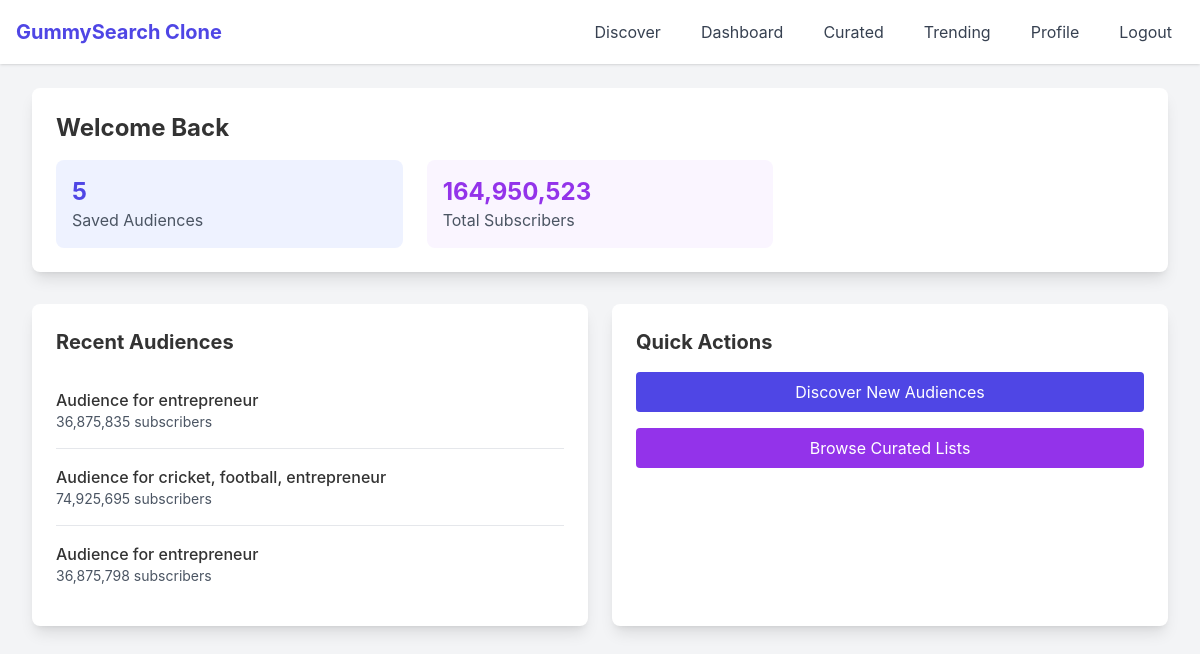
Page / (signed in) on the earlier database version.
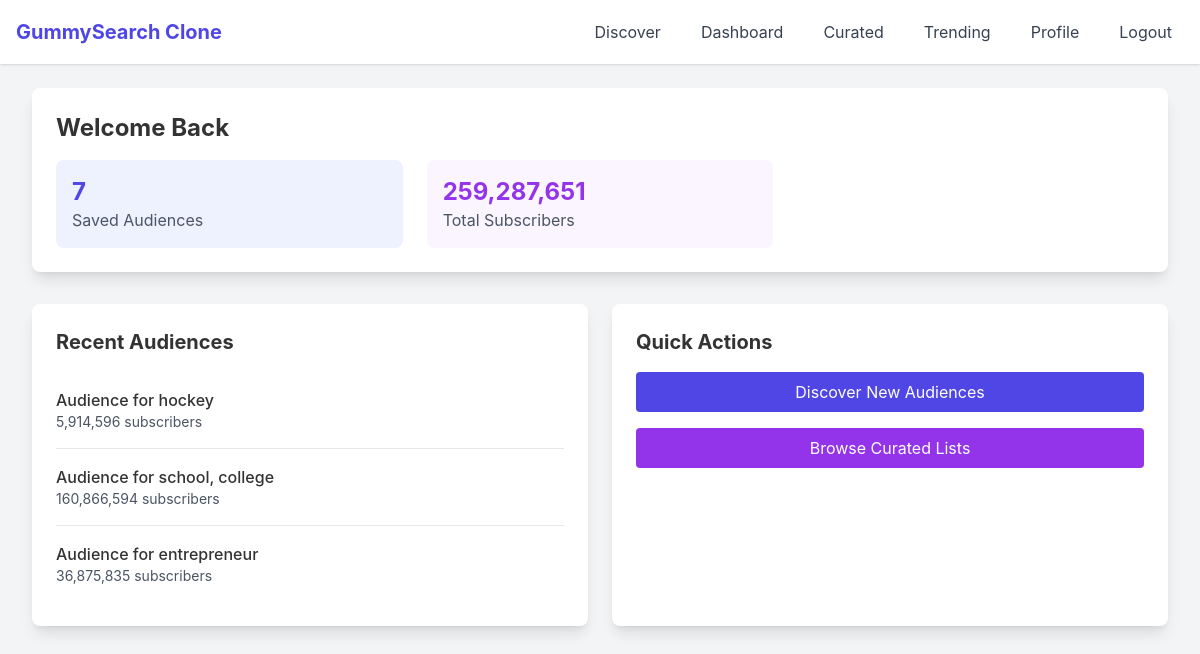
Same page on the later database version.
### app/models.py (models this page shows, shortened)
class Audience(db.Model):
    id = db.Column(db.Integer, primary_key=True)
    name = db.Column(db.String(100), nullable=False)
    subreddit = db.Column(db.String(100))  # Remove nullable=False
    category = db.Column(db.String(50), nullable=False)  # saved, curated, or trending
    theme = db.Column(db.String(50))
    topic = db.Column(db.String(50))
    description = db.Column(db.Text)
    subscribers = db.Column(db.Integer)
    weekly_posts = db.Column(db.Integer)
    active_users = db.Column(db.Integer)
    data = db.Column(JSON)  # Renamed from 'metadata' to 'data'
    last_updated = db.Column(db.DateTime, default=datetime.utcnow)
    created_at = db.Column(db.DateTime, default=datetime.utcnow)
    user_id = db.Column(db.Integer, db.ForeignKey('user.id'))
    list_id = db.Column(db.Integer, db.ForeignKey('curated_list.id'))
    websites = db.relationship('Website', backref='audience', lazy=True)
    subreddit_list = db.Column(db.JSON, default = list)
    def to_dict(self):
        base_dict = {
            'id': self.id,
            'name': self.name,
            'subreddit': self.subreddit,
            'category': self.category,
            'theme': self.theme,
            'topic': self.topic,
            'description': self.description,
            'subscribers': self.subscribers,
            'weekly_posts': self.weekly_posts,
            'active_users': self.active_users,
            'data': self.data,  # Updated from 'metadata' to 'data'
            'last_updated': self.last_updated.isoformat(),
            'created_at': self.created_at.isoformat(),
            'websites': [w.to_dict() for w in self.websites],
            'subreddit_list': self.subreddit_list
        }
        return base_dict

### app/routes/main_routes.py (the view)
@main.route('/')
def index():
    if current_user.is_authenticated:
        try:
            user_audiences = Audience.query.filter_by(user_id=current_user.id).all()
            stats = {
                'saved_audiences': len(user_audiences),
                'total_subscribers': sum(a.subscribers or 0 for a in user_audiences),
                'recent_audiences': [a.to_dict() for a in
                    Audience.query.filter_by(user_id=current_user.id)
                    .order_by(Audience.created_at.desc())
                    .limit(3)]
            }
            return render_template('dashboard/home.html', stats=stats)
        except Exception as e:
            current_app.logger.error(f"Error in index route: {e}")
            return render_template('error.html'), 500
    return render_template('landing.html')

### app/templates/dashboard/home.html
{% extends "base.html" %}
{% block content %}
<div class="max-w-7xl mx-auto">
    <div class="bg-white rounded-lg shadow-lg p-6 mb-8">
        <h1 class="text-2xl font-bold mb-4">Welcome Back{{ ', ' + current_user.username if current_user.username }}</h1>
        <div class="grid grid-cols-1 gap-6 md:grid-cols-3">
            <div class="bg-indigo-50 p-4 rounded-lg">
                <div class="text-2xl font-bold text-indigo-600">{{ stats.saved_audiences }}</div>
                <div class="text-gray-600">Saved Audiences</div>
            </div>
            <div class="bg-purple-50 p-4 rounded-lg">
                <div class="text-2xl font-bold text-purple-600">{{ '{:,}'.format(stats.total_subscribers) }}</div>
                <div class="text-gray-600">Total Subscribers</div>
            </div>
        </div>
    </div>
    <div class="grid grid-cols-1 gap-6 md:grid-cols-2">
        <div class="bg-white rounded-lg shadow-lg p-6">
            <h2 class="text-xl font-bold mb-4">Recent Audiences</h2>
            {% for audience in stats.recent_audiences %}
            <div class="border-b last:border-0 py-4">
                <div class="font-medium">{{ audience.name }}</div>
                <div class="text-sm text-gray-600">{{ '{:,}'.format(audience.subscribers or 0) }} subscribers</div>
            </div>
            {% endfor %}
        </div>
        <div class="bg-white rounded-lg shadow-lg p-6">
            <h2 class="text-xl font-bold mb-4">Quick Actions</h2>
            <div class="space-y-4">
                <a href="{{ url_for('main.discover') }}"
                   class="block w-full py-2 px-4 bg-indigo-600 text-white rounded text-center hover:bg-indigo-700">
                    Discover New Audiences
                </a>
                <a href="{{ url_for('audience.curated_audiences') }}"
                   class="block w-full py-2 px-4 bg-purple-600 text-white rounded text-center hover:bg-purple-700">
                    Browse Curated Lists
                </a>
            </div>
        </div>
    </div>
</div>
{% endblock %}

Differences in the rows shown:
no longer on this page (row edited): Audience: name "Audience for cricket, football, entrepreneur", subscribers "74,925,695"
no longer on this page (row unchanged): Audience: name "Audience for entrepreneur", subscribers "36,875,798"
added Audience: name "Audience for hockey", subscribers "5,914,596"
added Audience: name "Audience for school, college", subscribers "160,866,594"
Other differences:
{{ stats.saved_audiences }}: "5" → "7"
{{ '{:,}'.format(stats.total_subscribers) }}: "164,950,523" → "259,287,651"
